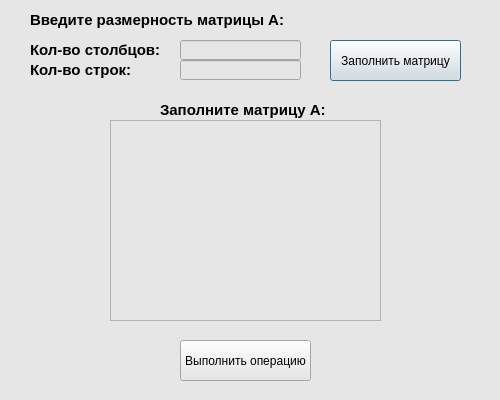
<?xml version="1.0" encoding="UTF-8"?>
<ui version="4.0">
 <class>Dialog</class>
 <widget class="QDialog" name="Dialog">
  <property name="geometry">
   <rect>
    <x>0</x>
    <y>0</y>
    <width>500</width>
    <height>400</height>
   </rect>
  </property>
  <property name="minimumSize">
   <size>
    <width>500</width>
    <height>400</height>
   </size>
  </property>
  <property name="maximumSize">
   <size>
    <width>1000</width>
    <height>800</height>
   </size>
  </property>
  <property name="windowTitle">
   <string>Ошибка</string>
  </property>
  <property name="styleSheet">
   <string notr="true">background-color: rgb(230, 230, 230);</string>
  </property>
  <widget class="QLabel" name="title_A">
   <property name="geometry">
    <rect>
     <x>160</x>
     <y>100</y>
     <width>171</width>
     <height>20</height>
    </rect>
   </property>
   <property name="font">
    <font>
     <family>MS Shell Dlg 2</family>
     <pointsize>11</pointsize>
     <weight>75</weight>
     <bold>true</bold>
    </font>
   </property>
   <property name="text">
    <string>Заполните матрицу A:</string>
   </property>
  </widget>
  <widget class="QTableWidget" name="tableWidget">
   <property name="geometry">
    <rect>
     <x>110</x>
     <y>120</y>
     <width>271</width>
     <height>201</height>
    </rect>
   </property>
  </widget>
  <widget class="QLineEdit" name="columns_A">
   <property name="geometry">
    <rect>
     <x>180</x>
     <y>40</y>
     <width>121</width>
     <height>20</height>
    </rect>
   </property>
  </widget>
  <widget class="QLabel" name="title_A_3">
   <property name="geometry">
    <rect>
     <x>30</x>
     <y>10</y>
     <width>271</width>
     <height>20</height>
    </rect>
   </property>
   <property name="font">
    <font>
     <family>MS Shell Dlg 2</family>
     <pointsize>11</pointsize>
     <weight>75</weight>
     <bold>true</bold>
    </font>
   </property>
   <property name="text">
    <string>Введите размерность матрицы A:</string>
   </property>
  </widget>
  <widget class="QLabel" name="title_A_4">
   <property name="geometry">
    <rect>
     <x>30</x>
     <y>40</y>
     <width>141</width>
     <height>20</height>
    </rect>
   </property>
   <property name="font">
    <font>
     <family>MS Shell Dlg 2</family>
     <pointsize>11</pointsize>
     <weight>75</weight>
     <bold>true</bold>
    </font>
   </property>
   <property name="text">
    <string>Кол-во столбцов:</string>
   </property>
  </widget>
  <widget class="QLabel" name="title_A_5">
   <property name="geometry">
    <rect>
     <x>30</x>
     <y>60</y>
     <width>111</width>
     <height>20</height>
    </rect>
   </property>
   <property name="font">
    <font>
     <family>MS Shell Dlg 2</family>
     <pointsize>11</pointsize>
     <weight>75</weight>
     <bold>true</bold>
    </font>
   </property>
   <property name="text">
    <string>Кол-во строк:</string>
   </property>
  </widget>
  <widget class="QLineEdit" name="lines_A">
   <property name="geometry">
    <rect>
     <x>180</x>
     <y>60</y>
     <width>121</width>
     <height>20</height>
    </rect>
   </property>
  </widget>
  <widget class="QPushButton" name="pushButton">
   <property name="geometry">
    <rect>
     <x>330</x>
     <y>40</y>
     <width>131</width>
     <height>41</height>
    </rect>
   </property>
   <property name="text">
    <string>Заполнить матрицу</string>
   </property>
  </widget>
  <widget class="QPushButton" name="pushButton_2">
   <property name="geometry">
    <rect>
     <x>180</x>
     <y>340</y>
     <width>131</width>
     <height>41</height>
    </rect>
   </property>
   <property name="text">
    <string>Выполнить операцию</string>
   </property>
  </widget>
 </widget>
 <resources/>
 <connections/>
</ui>
